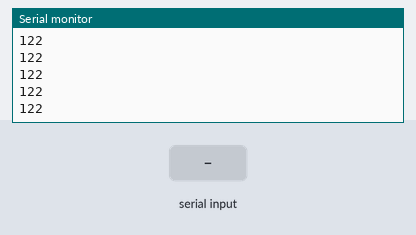
This sketch was run on a simulated Arduino Uno, built with avr-gcc and run on an emulated ATmega328P. On the bench: the last lines printed to the serial monitor. The test bench sets the inputs (shaded band).

Above: at 1.2 s.
1.3 s: byte 30 received over Serial
At 1.31 s:
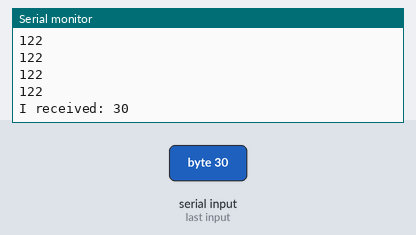
2.8 s: byte 90 received over Serial
At 2.81 s:
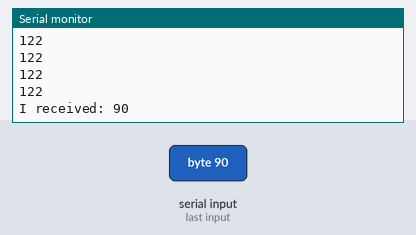
4.3 s: byte 120 received over Serial
At 4.31 s:
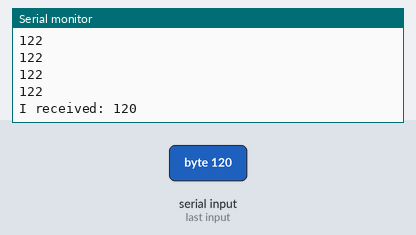

Measured:
- after the input at 1.3 s, the serial monitor: prints a new line at once (image 1)
- after the input at 2.8 s, the serial monitor: prints a new line at once (image 2)
- after the input at 4.3 s, the serial monitor: prints a new line at once (image 3)

The sketch:

Serial_Send_test.ino
```cpp
int incomingByte = 0;   // for incoming serial data

void setup() {
        Serial.begin(9600);     // opens serial port, sets data rate to 9600 bps
}

void loop() {

        Serial.println("122");

        // send data only when you receive data:
        if (Serial.available() > 0) {
                // read the incoming byte:
                incomingByte = Serial.read();

                // say what you got:
                Serial.print("I received: ");
                Serial.println(incomingByte, DEC);
        }
        delay(100);
}
```
